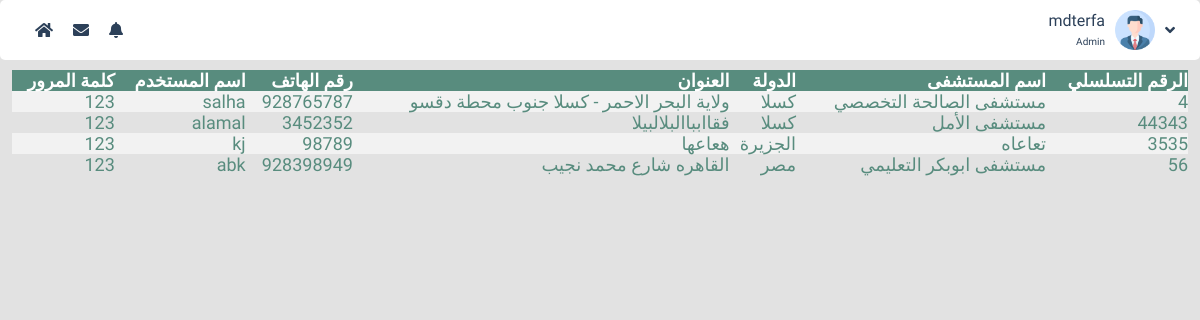
The page /admin/selectHospital.php (signed in) on the database its author committed.
### tables this page shows
CREATE TABLE IF NOT EXISTS `hospital` (
  `hospitalname` varchar(100) NOT NULL,
  `hospitalid` int(10) NOT NULL,
  `state` varchar(100) NOT NULL,
  `address` varchar(100) NOT NULL,
  `phone` varchar(15) NOT NULL,
  `username` varchar(50) NOT NULL,
  `password` varchar(50) NOT NULL,
  PRIMARY KEY (`hospitalid`),
  UNIQUE KEY `username` (`username`)
);

### admin/selectHospital.php (the view, shortened to what this page needs)
<?php
    include_once "connection.php";
?>
<!DOCTYPE html>
<html>
    <head>
        <link rel="stylesheet" href="https://cdnjs.cloudflare.com/ajax/libs/font-awesome/5.15.1/css/all.min.css" />
        <link rel="stylesheet" href="addstyle.css">
        <link rel="stylesheet" href="../css/admin.css">
    </head>
    <body>
    <div class="wrapper">
        <div class="admin-navbar">
            <div class="left">
                <ul>
                <li><a href="admin.php"><i class="fas fa-home"></i></a></li>
                <li><a href="#"><i class="fas fa-envelope"></i></a></li>
                <li><a href="#"><i class="fas fa-bell"></i></a></li>
                </ul>
            </div>
            <div class="right">
                <ul>
                <li><a href="#">
                    <p><?php  echo $_SESSION['loginUser'];?><br><span>Admin</span></p>
                    <img src="../img/profile.png" width="40">
                    <i class="fas fa-angle-down"></i>
                </a>
                </li>
                </ul>
            </div>
        </div>
    </div>
    <center>
        <div class="formStyle">
            <div class="dataTable">
                <table>
                    <tr>
                        <th>كلمة المرور</th>
                        <th>اسم المستخدم</th>
                        <th>رقم الهاتف</th>
                        <th>العنوان</th>
                        <th>الدولة</th>
                        <th>اسم المستشفى</th>
                        <th>الرقم التسلسلي</th>
                    </tr>
                    <?php
                        $sql = "select * from hospital";
                        $result = $connect->query($sql);
                        if($result->num_rows > 0){
                            while ($row = $result-> fetch_assoc()){
                                echo "<tr><td>". $row['password'] ."</td><td>". $row['username'] ."</td><td>". $row['phone'] ."</td><td>". $row['address'] ."</td><td>". $row['state'] ."</td><td>". $row['hospitalname'] ."</td><td>". $row['hospitalid'] ."</td></tr>";
                            }
                            echo "</table>";
                        }else{
                            echo "نتائج 0";
                        }
                    ?>
            </div>
        </div>
    </body>
</html>

### admin/addstyle.css (style rules this page uses)
* { margin: 0; padding: 0; box-sizing: border-box; font-family: 'Tajawal', sans-serif; }
.formStyle { width: 100%; padding-top:70px; }

### css/admin.css (style rules this page uses)
* { list-style: none; text-decoration: none; margin: 0; padding: 0; box-sizing: border-box; font-family: 'Tajawal', sans-serif; }
body { background: #e2e2e2; }
.wrapper { position: absolute; width: 100%; }
.wrapper .admin-navbar { background: #fff; display: flex; justify-content: space-between; padding: 10px 25px; border-radius: 5px; }
.wrapper .admin-navbar a { color: #2c4059; }
.wrapper .admin-navbar .left ul, .wrapper .admin-navbar .right ul li a { display: flex; height: 40px; align-items: center; }
.wrapper .admin-navbar .left ul li, .wrapper .admin-navbar .right img { margin: 0 10px; }
.wrapper .admin-navbar .right a { text-align: right; }
.wrapper .admin-navbar .right a span { font-size: 10px; }
.wrapper .admin-navbar .right ul li { position: relative; }
a { text-decoration: none; color: white; }

### admin/selectHospital.php (style rules this page uses)
table { border-collapse: collapse; width: 98%; color: #588c7e; font-size: 18px; text-align: right; }
th { background-color: #588c7e; color: white; }
tr:nth-child(even) { background-color: #f2f2f2; }

### rows shown on the page
hospital: password "123", username "salha", phone "928765787", address "ولاية البحر الاحمر - كسلا جنوب محطة دقسو", state "كسلا", hospitalname "مستشفى الصالحة التخصصي", hospitalid "4"
hospital: password "123", username "alamal", phone "3452352", address "فقاابباالبلالبيلا", state "كسلا", hospitalname "مستشفى الأمل", hospitalid "44343"
hospital: password "123", username "kj", phone "98789", address "هعاعها", state "الجزيرة", hospitalname "تعاعاه", hospitalid "3535"
hospital: password "123", username "abk", phone "928398949", address "القاهره شارع محمد نجيب", state "مصر", hospitalname "مستشفى ابوبكر التعليمي", hospitalid "56"

### other values the page prints
$_SESSION['loginUser'] "mdterfa"
